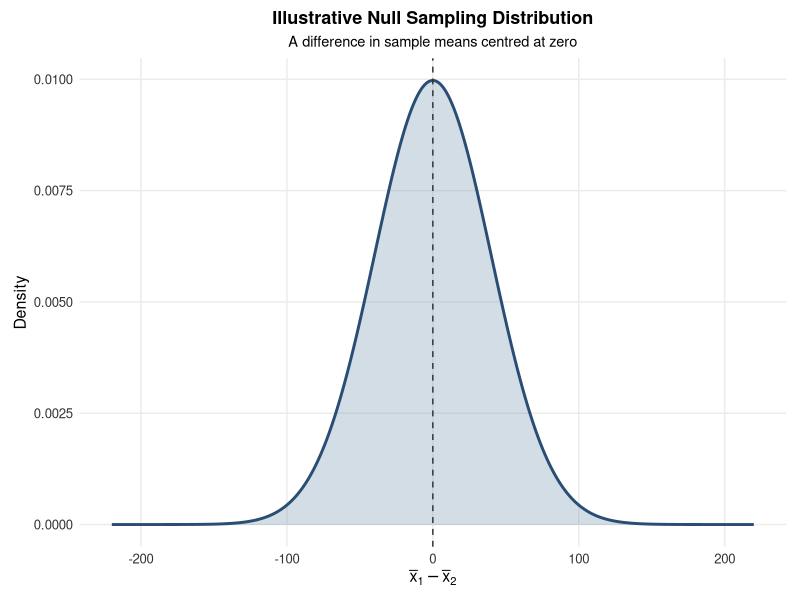
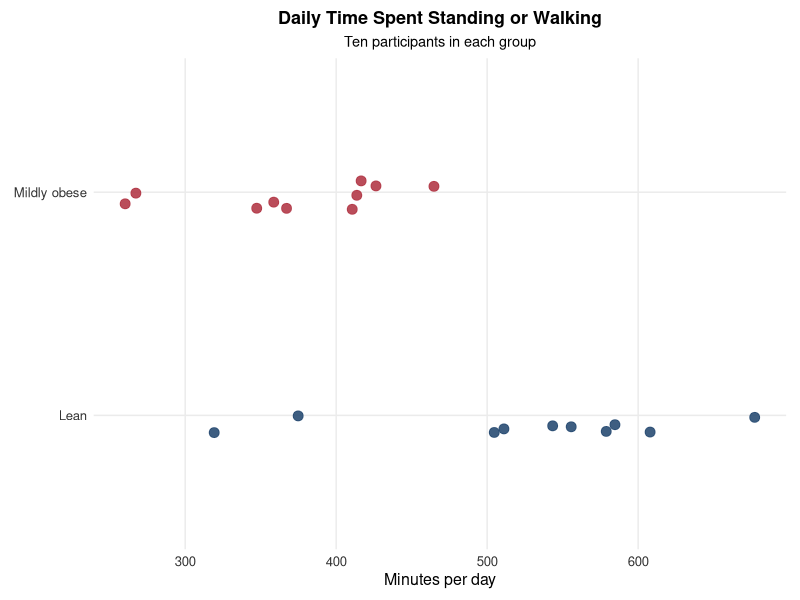
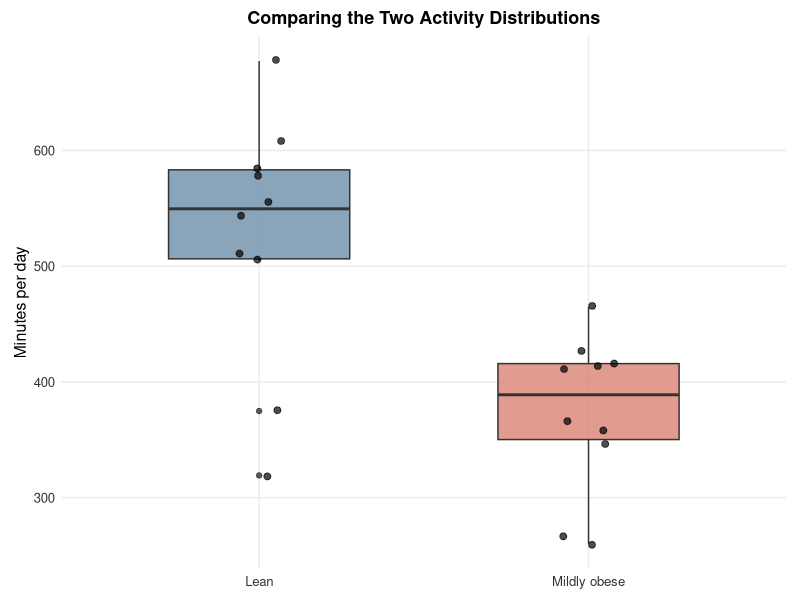
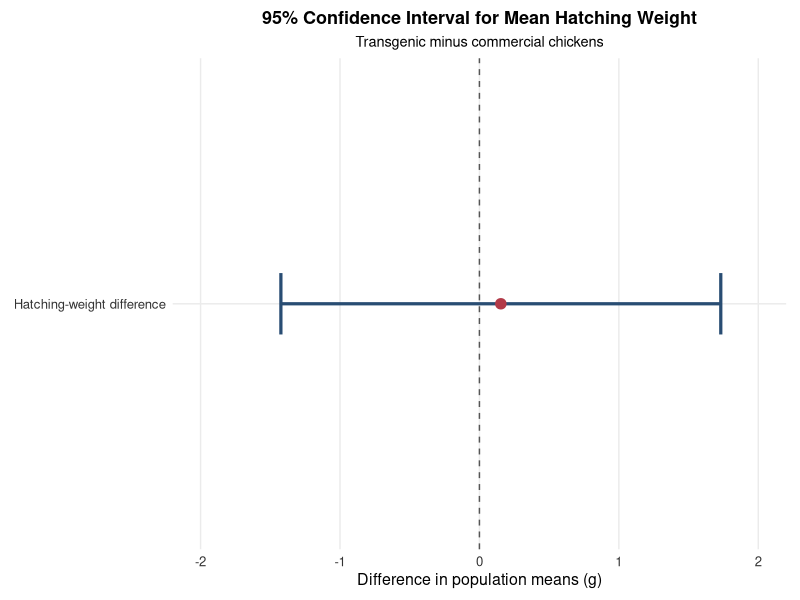
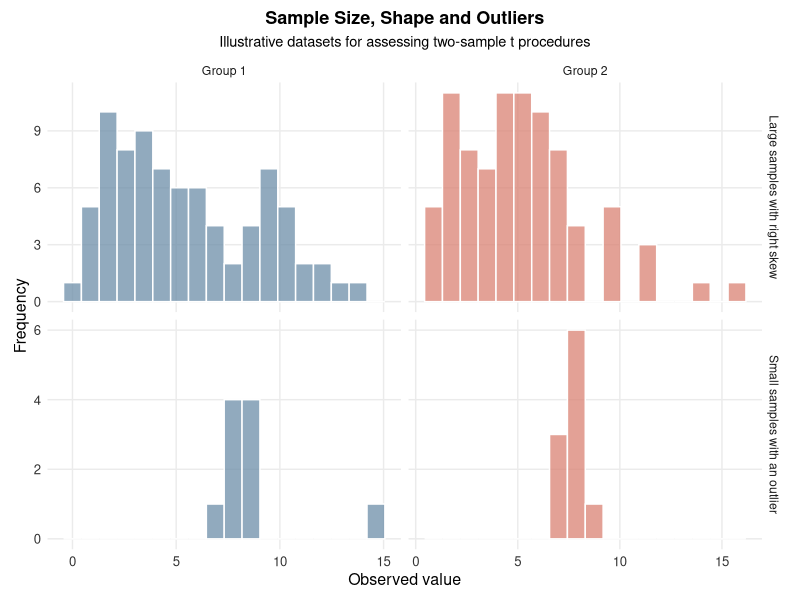
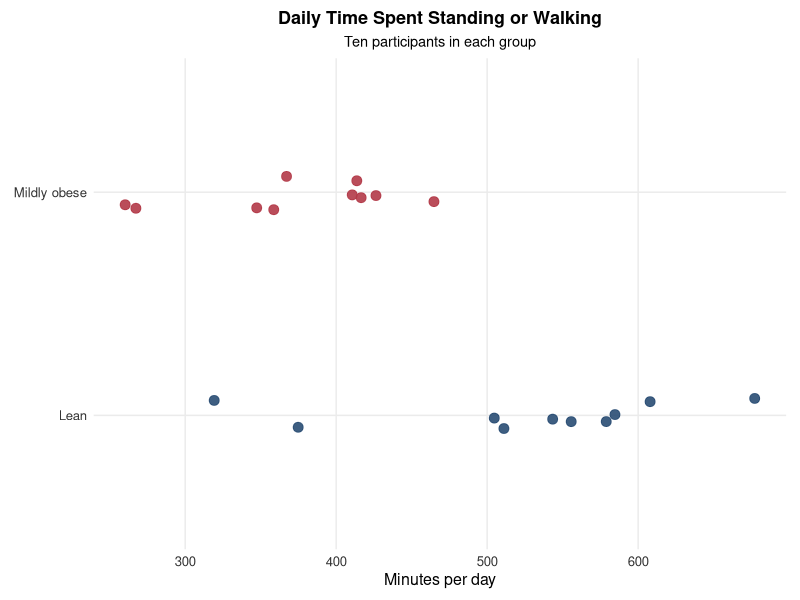
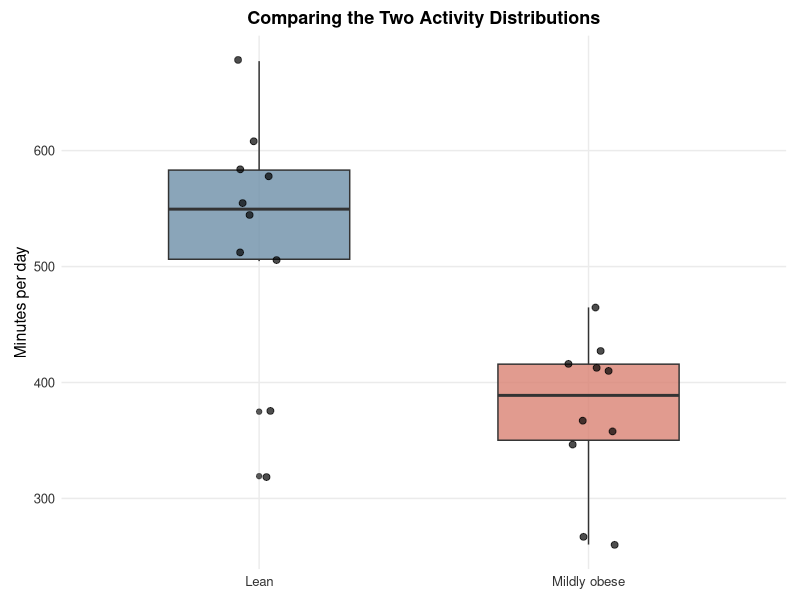
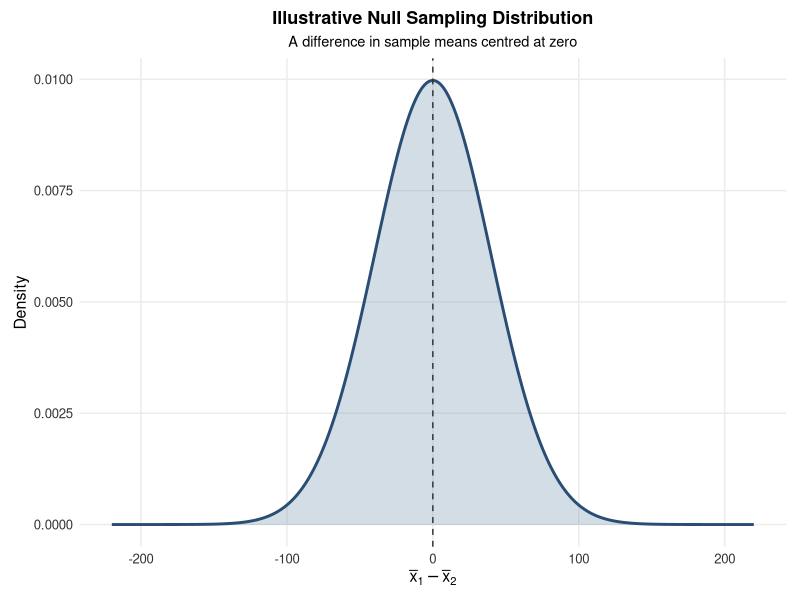

Write the R code that produced these figures, in order.
## ---- chunk 1
knitr::opts_chunk$set(
  echo = TRUE,
  warning = FALSE,
  message = FALSE,
  error = FALSE,
  fig.align = "center",
  fig.width = 7.4,
  fig.height = 4.4
)

if (!requireNamespace("ggplot2", quietly = TRUE)) {
  stop("The ggplot2 package must be installed before this chapter is knitted.")
}

suppressPackageStartupMessages({
  library(ggplot2)
})

lecture_chart_theme <- theme_minimal(base_size = 11) +
  theme(
    plot.title = element_text(size = 13, face = "bold", hjust = 0.5),
    plot.subtitle = element_text(size = 10.5, hjust = 0.5),
    axis.title = element_text(size = 11.5),
    axis.text = element_text(size = 9.5, colour = "#333333"),
    panel.grid.minor = element_blank(),
    plot.background = element_rect(fill = "white", colour = NA),
    panel.background = element_rect(fill = "white", colour = NA),
    plot.margin = margin(8, 10, 8, 10)
  )

save_plot <- function(filename, plot, width = 7.4, height = 4.4) {
  ggsave(
    filename = filename,
    plot = plot,
    width = width,
    height = height,
    units = "in",
    dpi = 300,
    bg = "white"
  )
}

lean_activity <- c(
  511.100, 607.925, 319.212, 584.644, 578.869,
  543.388, 677.188, 555.656, 374.831, 504.700
)

obese_activity <- c(
  260.244, 464.756, 367.138, 413.667, 347.375,
  416.531, 358.650, 267.344, 410.631, 426.356
)

activity_data <- data.frame(
  minutes = c(lean_activity, obese_activity),
  group = factor(
    rep(c("Lean", "Mildly obese"), each = 10),
    levels = c("Lean", "Mildly obese")
  )
)

p_activity_dotplot <- ggplot(
  activity_data,
  aes(x = minutes, y = group, colour = group)
) +
  geom_jitter(height = 0.08, width = 0, size = 3, alpha = 0.9) +
  scale_colour_manual(
    values = c("Lean" = "#294D73", "Mildly obese" = "#B23A48")
  ) +
  labs(
    title = "Daily Time Spent Standing or Walking",
    subtitle = "Ten participants in each group",
    x = "Minutes per day",
    y = NULL,
    colour = NULL
  ) +
  lecture_chart_theme +
  theme(legend.position = "none")

p_activity_boxplot <- ggplot(
  activity_data,
  aes(x = group, y = minutes, fill = group)
) +
  geom_boxplot(width = 0.55, alpha = 0.8, outlier.shape = 19) +
  geom_jitter(width = 0.08, size = 2, alpha = 0.7) +
  scale_fill_manual(
    values = c("Lean" = "#6D8EA8", "Mildly obese" = "#D98273")
  ) +
  labs(
    title = "Comparing the Two Activity Distributions",
    x = NULL,
    y = "Minutes per day"
  ) +
  lecture_chart_theme +
  theme(legend.position = "none")

difference_grid <- seq(-220, 220, length.out = 1000)

p_sampling_difference <- ggplot(
  data.frame(
    difference = difference_grid,
    density = dnorm(difference_grid, mean = 0, sd = 40)
  ),
  aes(x = difference, y = density)
) +
  geom_area(fill = "#6D8EA8", alpha = 0.3) +
  geom_line(colour = "#294D73", linewidth = 1) +
  geom_vline(xintercept = 0, linetype = "dashed", colour = "#333333") +
  labs(
    title = "Illustrative Null Sampling Distribution",
    subtitle = "A difference in sample means centred at zero",
    x = expression(bar(x)[1] - bar(x)[2]),
    y = "Density"
  ) +
  lecture_chart_theme

chicken_interval <- data.frame(
  estimate = 0.1535,
  lower = -1.424,
  upper = 1.731,
  study = "Hatching-weight difference"
)

p_chicken_interval <- ggplot(
  chicken_interval,
  aes(x = estimate, y = study)
) +
  geom_vline(xintercept = 0, linetype = "dashed", colour = "#555555") +
  geom_errorbarh(
    aes(xmin = lower, xmax = upper),
    height = 0.15,
    linewidth = 1.1,
    colour = "#294D73"
  ) +
  geom_point(size = 3.2, colour = "#B23A48") +
  coord_cartesian(xlim = c(-2, 2)) +
  labs(
    title = "95% Confidence Interval for Mean Hatching Weight",
    subtitle = "Transgenic minus commercial chickens",
    x = "Difference in population means (g)",
    y = NULL
  ) +
  lecture_chart_theme

set.seed(1210)

robustness_two_sample <- rbind(
  data.frame(
    value = c(7.2, 7.5, 7.7, 7.9, 8.0, 8.2, 8.4, 8.7, 8.9, 14.8),
    group = "Group 1",
    scenario = "Small samples with an outlier"
  ),
  data.frame(
    value = c(6.8, 7.0, 7.3, 7.5, 7.6, 7.8, 8.0, 8.1, 8.3, 8.5),
    group = "Group 2",
    scenario = "Small samples with an outlier"
  ),
  data.frame(
    value = rgamma(80, shape = 2.2, scale = 2.2),
    group = "Group 1",
    scenario = "Large samples with right skew"
  ),
  data.frame(
    value = rgamma(85, shape = 2.7, scale = 1.9),
    group = "Group 2",
    scenario = "Large samples with right skew"
  )
)

p_robustness <- ggplot(
  robustness_two_sample,
  aes(x = value, fill = group)
) +
  geom_histogram(bins = 18, colour = "white", alpha = 0.75) +
  facet_grid(scenario ~ group, scales = "free") +
  scale_fill_manual(values = c("Group 1" = "#6D8EA8", "Group 2" = "#D98273")) +
  labs(
    title = "Sample Size, Shape and Outliers",
    subtitle = "Illustrative datasets for assessing two-sample t procedures",
    x = "Observed value",
    y = "Frequency"
  ) +
  lecture_chart_theme +
  theme(legend.position = "none")

save_plot("fig_ch18_activity_dotplot.png", p_activity_dotplot, height = 3.8)
save_plot("fig_ch18_activity_boxplot.png", p_activity_boxplot, height = 4.4)
save_plot("fig_ch18_null_sampling_distribution.png", p_sampling_difference, height = 4.2)
save_plot("fig_ch18_chicken_interval.png", p_chicken_interval, height = 3.4)
save_plot("fig_ch18_robustness.png", p_robustness, height = 6.2)
## ---- chunk 2
p_sampling_difference
## ---- chunk 3
p_activity_dotplot
## ---- chunk 4
p_activity_boxplot
## ---- chunk 5
c(
  n_lean = length(lean_activity),
  mean_lean = mean(lean_activity),
  sd_lean = sd(lean_activity),
  n_obese = length(obese_activity),
  mean_obese = mean(obese_activity),
  sd_obese = sd(obese_activity)
)
## ---- chunk 6
t_activity <- 3.808
df_activity <- 15.17
pt(t_activity, df = df_activity, lower.tail = FALSE)
## ---- chunk 7
t.test(
  lean_activity,
  obese_activity,
  alternative = "greater",
  var.equal = FALSE
)
## ---- chunk 8
t.test(
  lean_activity,
  obese_activity,
  alternative = "two.sided",
  conf.level = 0.95,
  var.equal = FALSE
)$conf.int
## ---- chunk 9
n1 <- 45
xbar1 <- 45.14
s1 <- 3.32

n2 <- 54
xbar2 <- 44.99
s2 <- 4.57

se <- sqrt(s1^2 / n1 + s2^2 / n2)

df <- (s1^2 / n1 + s2^2 / n2)^2 /
  ((s1^2 / n1)^2 / (n1 - 1) +
   (s2^2 / n2)^2 / (n2 - 1))

t_statistic <- (xbar1 - xbar2) / se
p_value <- 2 * pt(-abs(t_statistic), df = df)

c(SE = se, df = df, t = t_statistic, P_value = p_value)
## ---- chunk 10
p_chicken_interval
## ---- chunk 11
p_robustness
